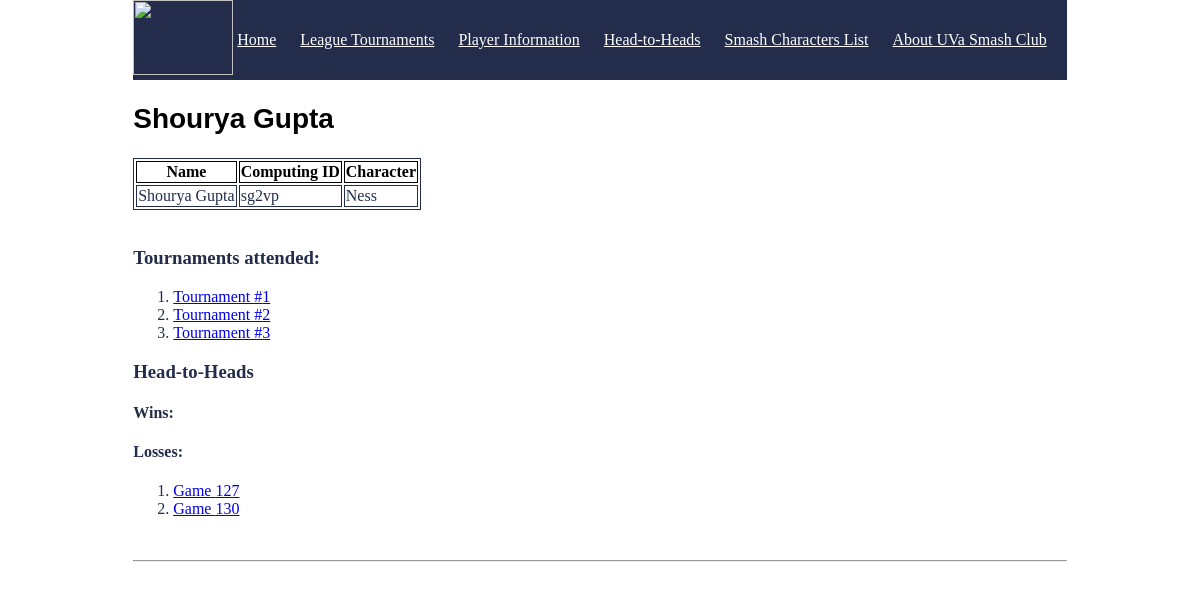
The page /player/sg2vp on the database its author committed.
### tables this page shows
CREATE TABLE player (
	ComputingID tinytext NOT NULL,
	FirstName tinytext,
	LastName tinytext,
	ScreenName tinytext,
	SchoolYear int,
	CharacterNumber int,
	PRIMARY KEY (ComputingID),
	FOREIGN KEY (CharacterNumber) REFERENCES characters(CharacterNumber)
);

CREATE TABLE characters (
	CharacterNumber int NOT NULL,
	CharacterName tinytext,
	PRIMARY KEY (CharacterNumber)
);

CREATE TABLE player_attendance (
	PlayerAttendanceID int NOT NULL,
	ComputingID tinytext,
	TourneyNum int,
	PRIMARY KEY (PlayerAttendanceID),
	FOREIGN KEY (ComputingID) REFERENCES player(ComputingID),
	FOREIGN KEY (TourneyNum) REFERENCES tournament(TourneyNum)
);

CREATE TABLE game (
	GameID int NOT NULL,
	Duration int,
	Winner tinytext,
	Loser tinytext,
	TourneyNum int,
	PRIMARY KEY (GameID),
	FOREIGN KEY (TourneyNum) REFERENCES tournament(TourneyNum),
	FOREIGN KEY (Winner) REFERENCES player(ComputingID),
	FOREIGN KEY (Loser) REFERENCES player(ComputingID)
);

### run.py (the view)
@app.route("/player/<string:PlayerID>")
def player_(PlayerID):
    connection_obj = sqlite3.connect('project.db')
    cursor_obj = connection_obj.cursor()
    cursor_obj.execute(f"SELECT * FROM player WHERE ComputingID = \"{PlayerID}\" LIMIT 1")
    player_info = cursor_obj.fetchone()
    if player_info is None:
        return "player not found"
    cursor_obj.execute(f"SELECT TourneyNum FROM player_attendance WHERE ComputingID = \"{PlayerID}\"")
    attendance = cursor_obj.fetchall()
    cursor_obj.execute(f"SELECT * FROM game WHERE Winner = \"{PlayerID}\"")
    wins = cursor_obj.fetchall()
    cursor_obj.execute(f"SELECT * FROM game WHERE Loser = \"{PlayerID}\"")
    losses = cursor_obj.fetchall()
    cursor_obj.execute(f"SELECT * FROM characters WHERE CharacterNumber = ( SELECT CharacterNumber FROM player WHERE ComputingID = \"{PlayerID}\" )")
    characters = cursor_obj.fetchall()
    connection_obj.close()
    return render_template("player.html", player_info=player_info, attendance=attendance, wins=wins, losses=losses, characters=characters)#, users=users)

### templates/player.html (shortened to what this page needs)
<!DOCTYPE html>
<html>
<head>
    <link rel="stylesheet" href='/css/main.css' />
</head>
<nav class="navigation-bar">
    <img src="{{url_for('static', filename='smashLogo.png')}}"  style="width:100px;height:75px;"/>
    <a href="/" >Home</a>
    <a href="/get-tournaments" >League Tournaments</a>
    <a href="/get-players">Player Information</a>
    <a href="/get-games">Head-to-Heads</a>
    <a href="/character">Smash Characters List</a>
    <a href="/about">About UVa Smash Club</a>
</nav>
<body>
    <h2 style="color:Black;"><b>{{player_info[1]}} {{player_info[2]}}</b> </h2>
    <table>
        <tr>
            <th>Name</th>
            <th>Computing ID</th>
            <th>Character</th>
        </tr>
        <tr>
            <td>{{player_info[1]}} {{player_info[2]}}</td>
            <td>{{player_info[0]}}</td>
            <td>{{characters[0][1]}}</td>
        </tr>
    </table>
    <br/>
    <h3>Tournaments attended:</h3>
    <ol>
        {% for i in attendance %}
            <li><a href="http://127.0.0.1:5000/tournament/{{i[0]}}">Tournament #{{i[0]}} </a></li>
        {% endfor %}
    </ol>
    <h3>Head-to-Heads</h3>
    <h4>Wins:</h4>
     <h4>Losses:</h4>
    <ol>
    {% for i in losses %}
        <li><a href="game/{{i[0]}}"> Game {{i[0]}}</a></li>
    {% endfor %}
    </ol>
    <br/>
        <hr/>
</body>
</html>

### css/main.css (style rules this page uses)
body { background: White; margin-top: 50px; margin-left: 100px; }
h2 { font-family: Verdana, Geneva, sans-serif; font-size: 1.75em; color: White; }
body { color: #232D4B; }
th, td { border-color: black; }
table, th, td { border: 1px solid; }
th { color: black; }
.navigation-bar { width: 100%; height: 80px; background-color: #232D4B; }
.navigation-bar > a { display: inline-block; vertical-align: top; margin-right: 20px; height: 40px; line-height: 80px; color: White; }
html { display: table; margin: auto; }
body { display: table-cell; vertical-align: middle; }

### rows shown on the page
player: FirstName "Shourya", LastName "Gupta", ComputingID "sg2vp"
characters: CharacterName "Ness"
player_attendance: TourneyNum "1"
player_attendance: TourneyNum "2"
player_attendance: TourneyNum "3"
game: GameID "127"
game: GameID "130"
